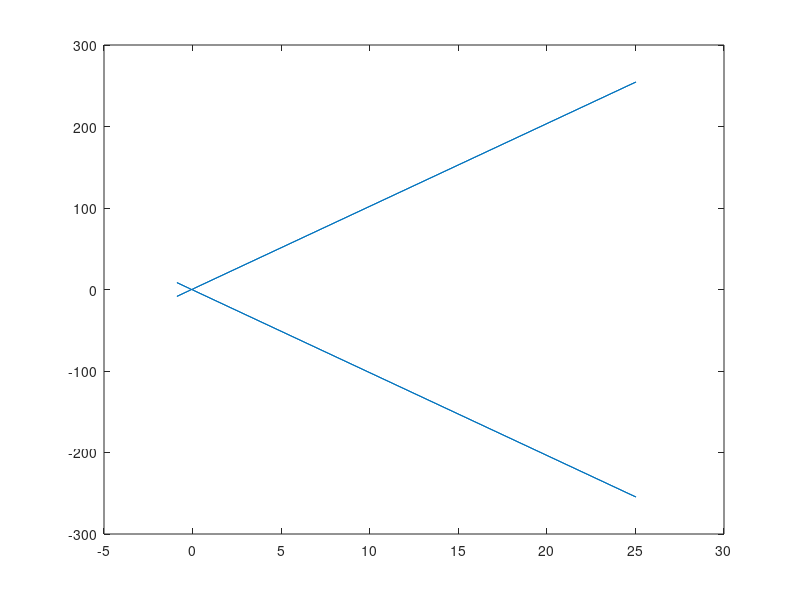

Recreate this plot in MATLAB.
%% Fenetrage 

Fe = 256;
N = 128;
dF = Fe/N;
duree = 2; %s
f0 = 8; %Hz
t = 0:1/Fe:duree;
s = sin(2*pi*f0*t)

%% a)
AmpSpecter = fft(s);
plot(AmpSpecter);